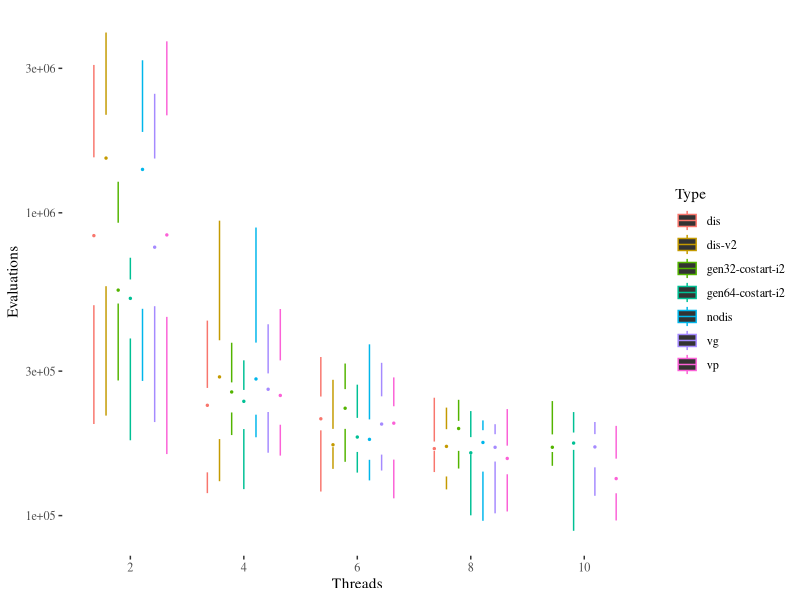
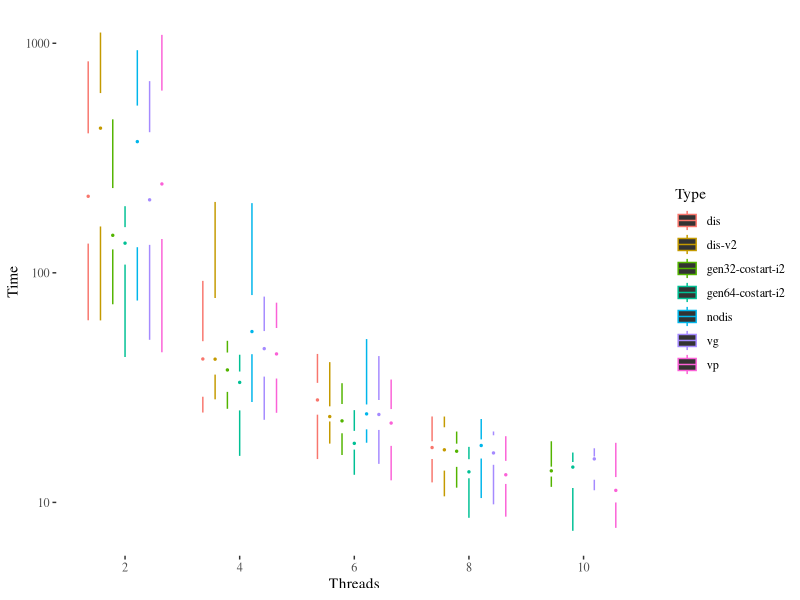
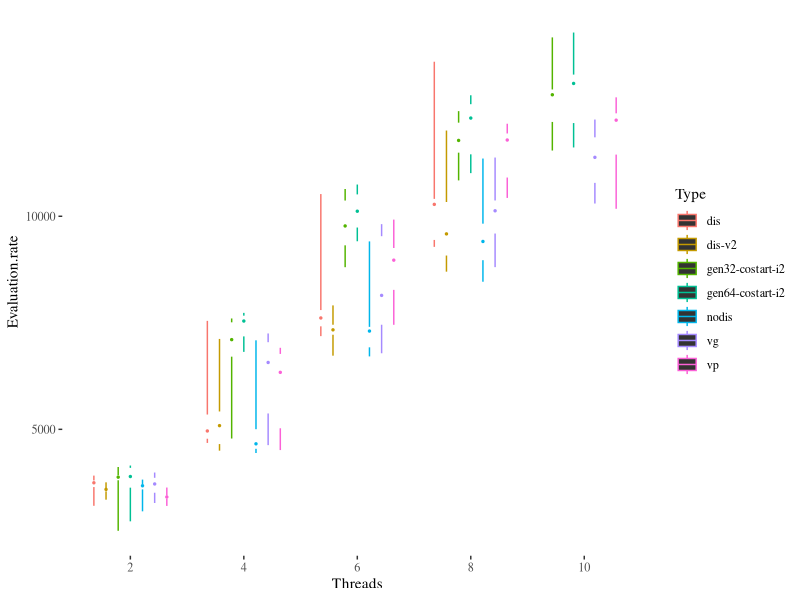

These charts were generated, in order, by the following R code:
library(ggplot2)
library(ggthemes)
library(rstatix)
library(tidyverse)

data <- read.csv("leading-ones-ppsn.csv")
data$Threads <- as.factor(data$Threads)
data$Evaluation.rate <- data$Evaluations/data$Time
data$Type <- as.factor(data$Type)
data.t <- as_tibble(data)
summaries <- data %>% group_by(Type,Threads) %>% summarise(medianE=median(Evaluations,na.rm=TRUE),medianT=median(Time,na.rm=TRUE),medianR=median(Evaluation.rate,na.rm=TRUE))
ggplot(data,aes(x=Threads,y=Evaluations,color=Type))+geom_tufteboxplot()+theme_tufte()+scale_y_log10()
ggplot(data,aes(x=Threads,y=Time,color=Type))+geom_tufteboxplot()+theme_tufte()+scale_y_log10()
ggplot(data,aes(x=Threads,y=Evaluation.rate,color=Type))+geom_tufteboxplot()+theme_tufte()
data$type.threads <- paste0(data$Type,data$Threads)
wilcox.test( data[data$type.threads=="vg8",]$Time, data[data$type.threads=="vp8",]$Time)
wilcox.df.e <- data.frame()
wilcox.df.t <- data.frame()

for (threads in c(2,4,6,8,10)) {
  this.w.e <- wilcox.test(data[data$type.threads==paste0("vg",threads),]$Evaluations, data[data$type.threads==paste0("vp",threads),]$Evaluations)
  wilcox.df.e <- rbind(wilcox.df.e,
                       data.frame(threads=threads,
                                  wilcoxon=this.w.e$p.value,
                                  significant= (this.w.e$p.value < 0.10)))
  this.w.t <- wilcox.test(data[data$type.threads==paste0("vg",threads),]$Time, data[data$type.threads==paste0("vp",threads),]$Time)
  wilcox.df.t <- rbind(wilcox.df.t,
                       data.frame(threads=threads,
                                  wilcoxon=this.w.t$p.value,
                                  significant= (this.w.t$p.value < 0.10)))
}

wilcox.df.n.e <- data.frame()
wilcox.df.n.t <- data.frame()

for (threads in c(2,4,6,8)) {
  this.w.e <- wilcox.test(data[data$type.threads==paste0("nodis",threads),]$Evaluations, data[data$type.threads==paste0("vp",threads),]$Evaluations)
  wilcox.df.n.e <- rbind(wilcox.df.n.e,
                       data.frame(threads=threads,
                                  wilcoxon=this.w.e$p.value,
                                  significant= (this.w.e$p.value < 0.10)))
  this.w.t <- wilcox.test(data[data$type.threads==paste0("nodis",threads),]$Time, data[data$type.threads==paste0("vp",threads),]$Time)
  wilcox.df.n.t <- rbind(wilcox.df.n.t,
                       data.frame(threads=threads,
                                  wilcoxon=this.w.t$p.value,
                                  significant= (this.w.t$p.value < 0.10)))
}

